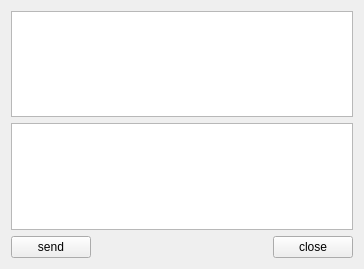
<?xml version="1.0" encoding="UTF-8"?>
<ui version="4.0">
 <class>MyTcpServer</class>
 <widget class="QWidget" name="MyTcpServer">
  <property name="geometry">
   <rect>
    <x>0</x>
    <y>0</y>
    <width>364</width>
    <height>269</height>
   </rect>
  </property>
  <property name="windowTitle">
   <string>MyTcp</string>
  </property>
  <layout class="QGridLayout" name="gridLayout">
   <item row="0" column="0" colspan="3">
    <widget class="QTextEdit" name="textEditRead">
     <property name="readOnly">
      <bool>true</bool>
     </property>
    </widget>
   </item>
   <item row="1" column="0" colspan="3">
    <widget class="QTextEdit" name="textEditWrite"/>
   </item>
   <item row="2" column="0">
    <widget class="QPushButton" name="sendBtn">
     <property name="text">
      <string>send</string>
     </property>
    </widget>
   </item>
   <item row="2" column="1">
    <spacer name="horizontalSpacer">
     <property name="orientation">
      <enum>Qt::Horizontal</enum>
     </property>
     <property name="sizeHint" stdset="0">
      <size>
       <width>418</width>
       <height>20</height>
      </size>
     </property>
    </spacer>
   </item>
   <item row="2" column="2">
    <widget class="QPushButton" name="closeBtn">
     <property name="text">
      <string>close</string>
     </property>
    </widget>
   </item>
  </layout>
 </widget>
 <layoutdefault spacing="6" margin="11"/>
 <resources/>
 <connections/>
</ui>
